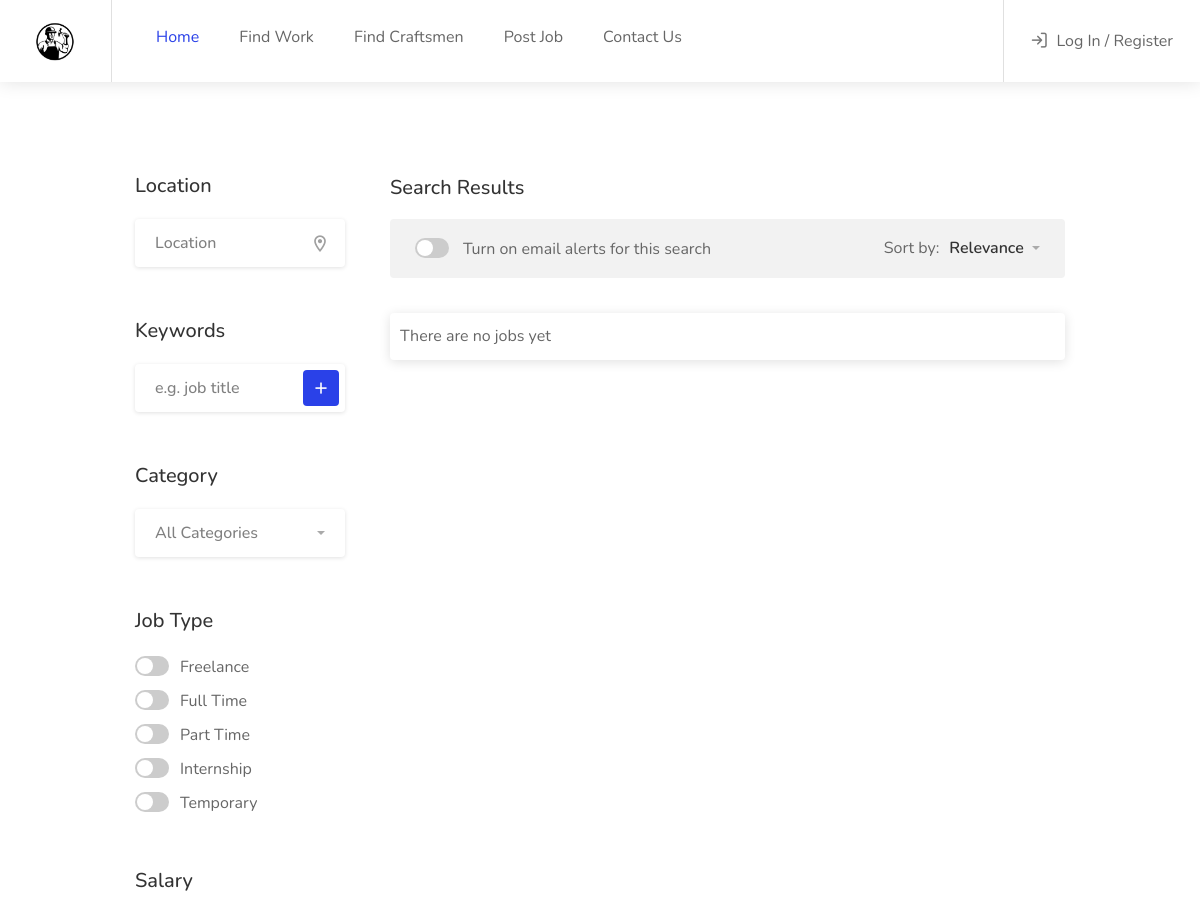
The app's page /jobs/ (upper part), older data.
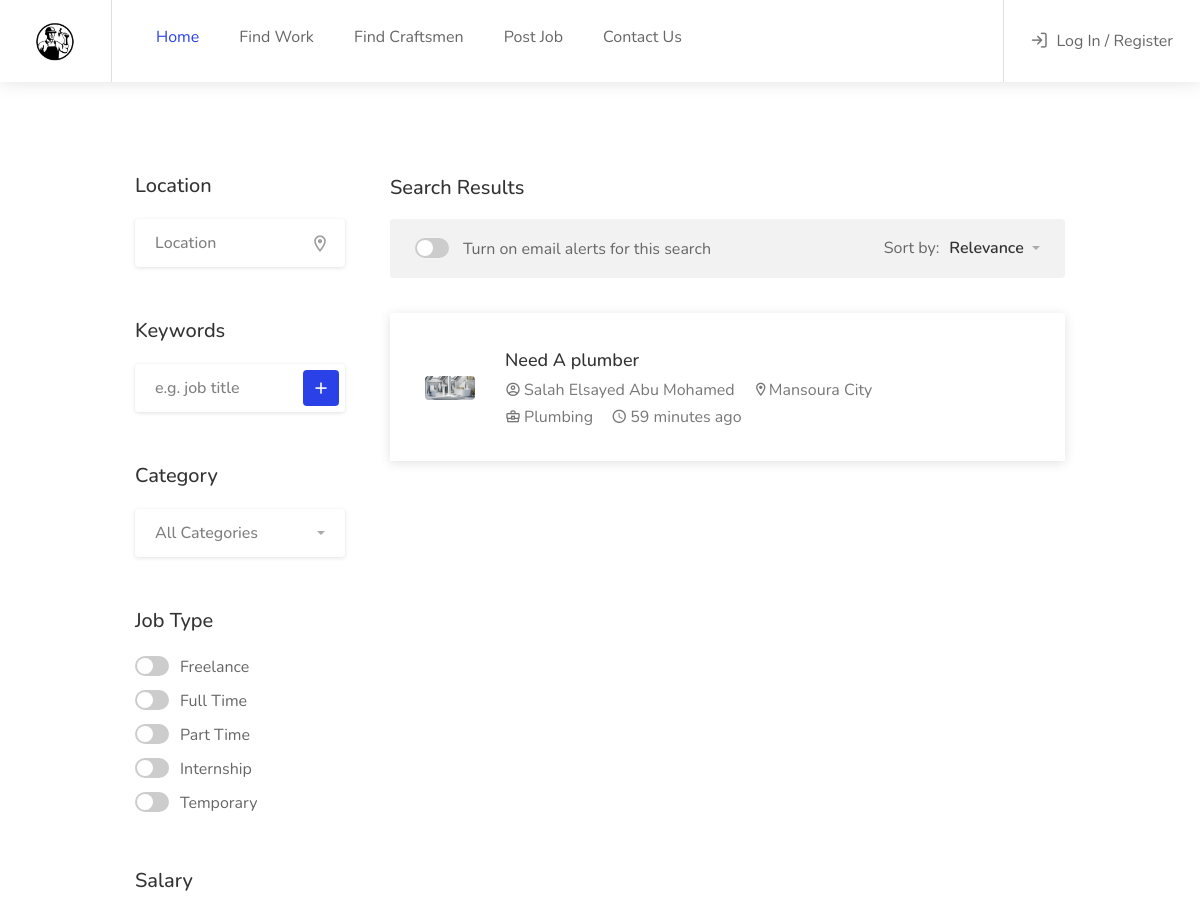
The same page, newer data.
### job/models.py (models this page shows, shortened)
class Job(models.Model):
    user = models.ForeignKey(Client, on_delete=models.CASCADE)
    job_title = models.CharField(max_length=500)
    slug = AutoSlugField(populate_from = 'title', unique = True) # slug
    content = models.TextField(max_length=2000)
    location = models.CharField(max_length=1000)
    image = models.ImageField(upload_to='imgs/', blank=True, null=True)
    min_bid = models.DecimalField(max_digits=9, decimal_places=2)
    max_bid = models.DecimalField(max_digits=9, decimal_places=2)
    category = models.ForeignKey('Category', on_delete=models.DO_NOTHING)
    timestamp = models.DateTimeField(auto_now_add=True, auto_now=False)
    def get_absolute_url(self):
        return reverse('job_detail', kwargs={ 'slug' : self.slug })
    class Meta:
        ordering = ['job_title']
        db_table = 'Jobs'

class Client(AbstractUser):
    country = models.CharField(max_length=500, default='Egypt')
    city = models.CharField(max_length=500, default='Cairo')
    phone = models.CharField(max_length=12)
    job_title = models.CharField(max_length=500, default='Just Client', null=True, blank=True)
    job_category = models.ForeignKey('Category', on_delete=models.DO_NOTHING)
    profile_img = models.ImageField(upload_to = 'imgs/')
    user_permissions = None
    groups = None
    class Category(models.TextChoices):
        CRAFTSMAN = 'CM', ('Craftsman')
        WORK_OWNER = 'Emp', ('Employer')
    category = models.CharField(max_length=500, choices=Category.choices, default=Category.WORK_OWNER)
    rate = models.IntegerField()
    class Meta:
        ordering = ('first_name', )
        db_table = 'Clients'
    def __str__(self):
        return '%s %s' %(self.first_name, self.last_name)

class Category(models.Model):
    name = models.CharField(max_length=500)
    class Meta:
        db_table = 'Job Categories'
        ordering = ['name']
    def __str__(self):
        return self.name

### job/views.py (the view)
# urls.py: path('jobs/', views.JobList.as_view(), name='job_list'),
class JobList(ListView):
    template_name = 'jobs-list-layout-1.html'
    context_object_name = 'jobs'
    model = Job

### templates/jobs-list-layout-1.html (shortened to what this page needs)
{% extends 'core.html'%}
{% load humanize %}
{% block content %}
<div class="container">
	<div class="row">
		<div class="col-xl-3 col-lg-4">
			<div class="sidebar-container">
				<div class="sidebar-widget">
					<h3>Location</h3>
					<div class="input-with-icon">
						<div id="autocomplete-container">
							<input id="autocomplete-input" type="text" placeholder="Location">
						</div>
					</div>
				</div>
				<div class="sidebar-widget">
					<h3>Keywords</h3>
					<div class="keywords-container">
						<div class="keyword-input-container">
							<input type="text" class="keyword-input" placeholder="e.g. job title"/>
							<button class="keyword-input-button ripple-effect"><i class="icon-material-outline-add"></i></button>
						</div>
					</div>
				</div>
				<div class="sidebar-widget">
					<h3>Category</h3>
				</div>
				<div class="sidebar-widget">
					<h3>Job Type</h3>
					<div class="switches-list">
						<div class="switch-container">
							<label class="switch"><input type="checkbox"><span class="switch-button"></span> Freelance</label>
						</div>
						<div class="switch-container">
							<label class="switch"><input type="checkbox"><span class="switch-button"></span> Full Time</label>
						</div>
						<div class="switch-container">
							<label class="switch"><input type="checkbox"><span class="switch-button"></span> Part Time</label>
						</div>
						<div class="switch-container">
							<label class="switch"><input type="checkbox"><span class="switch-button"></span> Internship</label>
						</div>
						<div class="switch-container">
							<label class="switch"><input type="checkbox"><span class="switch-button"></span> Temporary</label>
						</div>
					</div>
				</div>
				<div class="sidebar-widget">
					<h3>Salary</h3>
				</div>
			</div>
		</div>
		<div class="col-xl-9 col-lg-8 content-left-offset">
			<h3 class="page-title">Search Results</h3>
			<div class="notify-box margin-top-15">
				<div class="switch-container">
					<label class="switch"><input type="checkbox"><span class="switch-button"></span><span class="switch-text">Turn on email alerts for this search</span></label>
				</div>
				<div class="sort-by">
					<span>Sort by:</span>
					<select class="selectpicker hide-tick">
						<option>Relevance</option>
					</select>
				</div>
			</div>
			<div class="listings-container compact-list-layout margin-top-35">
				{% for job in jobs %}
				<a href="{{ job.get_absolute_url }}" class="job-listing">
					<div class="job-listing-details">
						<div class="job-listing-company-logo">
							<img src="{{job.image.url}}" alt="">
						</div>
						<div class="job-listing-description">
							<h3 class="job-listing-title">
								{{job.job_title}}
								</h3>
							<div class="job-listing-footer">
								<ul>
									<li><i class="icon-material-outline-account-circle"></i>{{job.user}}</li>
									<li><i class="icon-material-outline-location-on"></i>{{job.location}}</li>
									<li><i class="icon-material-outline-business-center"></i>{{job.category}}</li>
									<li><i class="icon-material-outline-access-time"></i>{{job.timestamp|naturaltime}}</li>
								</ul>
							</div>
						</div>
							</div>
				</a>
				{% empty %}
					<p style='padding: 10px'>There are no jobs yet </p>
				{% endfor %}
			</div>
		</div>
	</div>
</div>
{% endblock %}

### templates/core.html (shortened to what this page needs)
{% block header %}
{% load static %}
<!doctype html>
<html lang="en">
<head>
<link rel="stylesheet" href="{% static 'css/style.css' %}">
<link rel="stylesheet" href="{% static 'css/colors/blue.css' %}">
</head>
<body>
<div id="wrapper">
<header id="header-container" class="fullwidth">
	<div id="header">
		<div class="container">
			<div class="left-side">
				<div id="logo">
					<a href="{% url 'home'%}">
						<img src='{% static "images/logo.jpg"%}'>
					</a>
				</div>
				<nav id="navigation">
					<ul id="responsive">
						<li><a href="#" class="current">Home</a>
						</li>
						<li><a href="#">Find Work</a>
						</li>
						<li><a href="#">Find Craftsmen</a>
						</li>
						<li><a href="#">Post Job</a>
						</li>
						<li><a href="#">Contact Us</a>
						</li>
					</ul>
				</nav>
			</div>
        <div class="right-side">
            <div class="header-widget">
                <a href="#sign-in-dialog" class="popup-with-zoom-anim log-in-button"><i class="icon-feather-log-in"></i> <span>Log In / Register</span></a>
            </div>
        </div>
		</div>
	</div>
</header>
{% endblock %}
{% block content%} {% endblock %}
{% block footer %}
</div>
</body>
</html>
{% endblock %}

### main/static/css/colors/blue.css (style rules this page uses)
a, .header-widget .log-in-button:hover i, .notification-text span.color, .header-notifications-content .notification-text span.color, ul.user-menu-small-nav li a:hover, ul.user-menu-small-nav li a:hover i, #navigation ul li:hover a:after, #navigation ul li a.current, #navigation ul li a.current:after, #navigation ul li:hover a, #breadcrumbs ul li a:hover, #breadcrumbs.white ul li a:hover, .single-page-header .header-details li a:hover, .blog-post-content h3 a:hover, #posts-nav li a:hover, .task-tags span, .freelancer-detail-item a:hover, .list-4 li:before, .list-3 li:before, .list-2 li:before, .list-1 li:before, .share-buttons-content span strong, .keyword, .banner-headline strong.color, .category-box-icon, .recommended .pricing-plan-label, .recommended .pricing-plan-label strong, .boxed-widget.summary li.total-costs span, .testimonial-box:before, .single-counter h3, .popup-tabs-nav li.active a, .dialog-with-tabs .forgot-password:hover, .dropdown-menu > li > a:hover, .dropdown-menu > .active > a, .dropdown-menu > .active > a:hover, .bootstrap-select .dropdown-menu li.selected a span.check-mark:before, .bootstrap-select .dropdown-menu li.selected:hover a span.check-mark:before, .boxed-list-headline h3 i, .boxed-list-item .item-details .detail-item a:hover, .job-overview .job-overview-inner ul li i, .dashboard-nav ul:before, .dashboard-nav ul li.active-submenu a i, .dashboard-nav ul li.active a i, .dashboard-nav ul li:hover a i, .dashboard-nav ul li.active-submenu a, .dashboard-nav ul li:hover a, .dashboard-nav ul li.active a, .dashboard-nav ul li.active-submenu a:after, .dashboard-nav ul li.active a:after, .dashboard-nav ul li:hover a:after, .dashboard-box .headline h3 i, .help-icon, .header-widget .log-in-button:hover, .header-widget .log-in-button:hover i { color:#2a41e8; }
#backtotop a, .header-notifications-trigger span, a.header-notifications-button, #navigation ul ul.dropdown-nav ul.dropdown-nav li:hover a:after, #navigation ul ul.dropdown-nav li:hover a:after, .mm-menu em.mm-counter, .language-switcher.bootstrap-select.btn-group.open button, .language-switcher.bootstrap-select.btn-group button:hover, .footer-links ul li a span:before, .newsletter button, .pagination ul li a.current-page, a.blog-post-info:hover, #posts-nav li a:hover span, .comment-by a.reply:hover, .contact-address-headline:after, .enable-filters-button span, .enable-filters-button i, .job-listing.with-apply-button:hover .list-apply-button, .letters-list a.current, span.button, button.button, input[type="button"], input[type="submit"], a.button, .list-1 li:before, mark.color, table.basic-table th, .copy-url .copy-url-button, .keyword-input-container .keyword-input-button, .tags-container input[type="checkbox"]:checked + label, input:checked + .switch-button, .radio input[type="radio"] + label .radio-label:after, .uploadButton .uploadButton-button:hover, .pricing-plan .button:hover, .pricing-plan.recommended .button, .pricing-plan .recommended-badge, .payment-tab-trigger > input:checked ~ label::after, .breathing-icon, .icon-box-check, .testimonial-author span, .qtyInc:hover, .qtyDec:hover, #sign-in-dialog .mfp-close:hover, #small-dialog-1 .mfp-close:hover, #small-dialog-2 .mfp-close:hover, #small-dialog-3 .mfp-close:hover, #small-dialog-4 .mfp-close:hover, #small-dialog .mfp-close:hover, .slider-selection, .cluster-visible, .marker-container, .custom-zoom-in:hover, .custom-zoom-out:hover, #geoLocation:hover, #streetView:hover, #scrollEnabling:hover, #scrollEnabling.enabled, a.apply-now-button, a.attachment-box:hover, .freelancer-indicators .indicator-bar span, .dashboard-nav ul li span.nav-tag, .dashboard-box .button.dark:not(.ico):hover, .messages-inbox ul li:before, .message-by h5 i, .message-bubble.me .message-text { background-color:#2a41e8; }
.transparent-header #navigation > ul li:hover ul li:hover a:after, .transparent-header #navigation > ul li:hover a:after, .transparent-header #navigation > ul li a.current:after, .compact-list-layout .job-listing:before, .tasks-list-container.compact-list .task-listing:before, .compact-list.freelancers-list-layout .freelancer:before, .accordion-header, .tabs-header, .intro-search-field .field-title, .category-box:hover, .photo-box:hover:before, .photo-box.small .photo-box-content span, .slick-prev:hover, .slick-next:hover, .bootstrap-select.btn-group .bs-actionsbox div button:hover { background:#2a41e8; }
#navigation ul li a.current:after { background: rgba(42,65,232,0.13); }

Row changes from the older to the newer data that the page shows:
added Job: image (picture), job_title "Need A plumber", user "Salah Elsayed Abu Mohamed", location "Mansoura City", category "Plumbing", timestamp "59 minutes ago"
Text that changed along with them:
text no longer shown: "There are no jobs yet"
